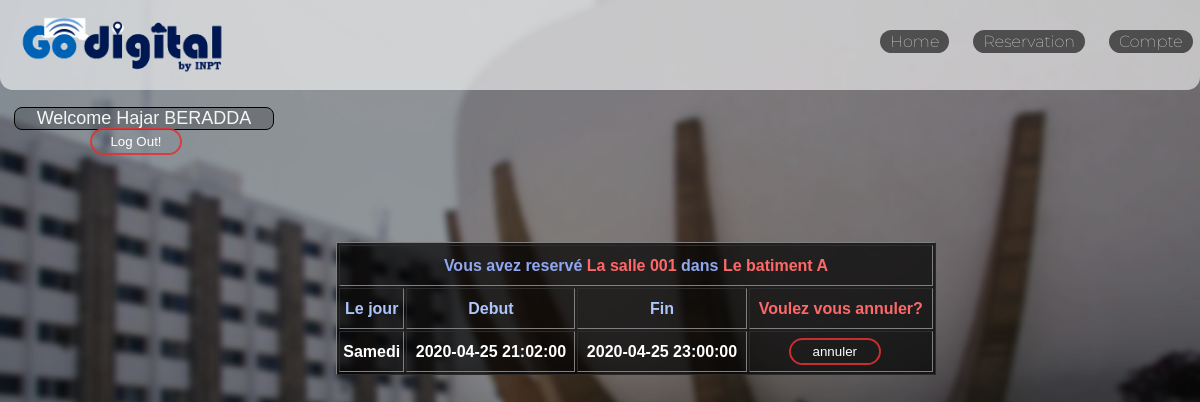
Page /reservation.php (signed in) on the earlier database version.
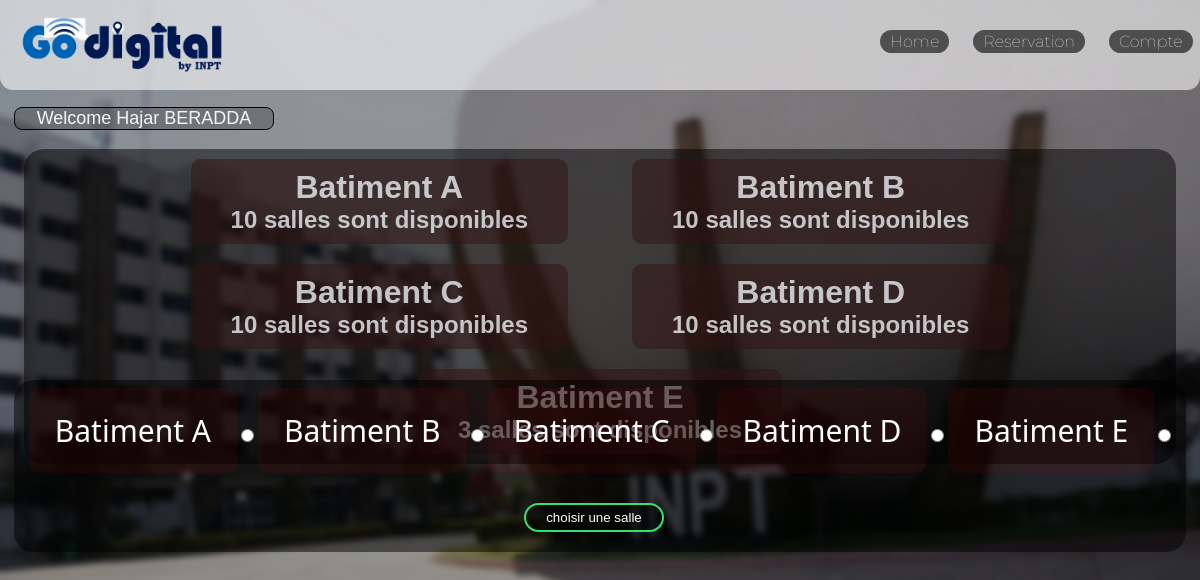
Same page on the later database version.
### tables this page shows
CREATE TABLE `prof` (
  `idProf` int(11) NOT NULL,
  `nom` varchar(30) NOT NULL,
  `prenom` varchar(30) NOT NULL,
  `email` varchar(50) NOT NULL,
  `password` varchar(40) NOT NULL,
  `gender` varchar(1) DEFAULT NULL
);

CREATE TABLE `affectation` (
  `idProf` int(20) NOT NULL,
  `idSalle` int(20) NOT NULL,
  `date` datetime NOT NULL,
  `date_fin` datetime NOT NULL,
  `Marge` int(11) DEFAULT NULL
);

CREATE TABLE `salle` (
  `id` int(11) NOT NULL,
  `nom` varchar(50) DEFAULT NULL,
  `idBatiment` int(11) DEFAULT NULL
);

CREATE TABLE `batiment` (
  `id` int(20) NOT NULL,
  `nom` varchar(20) DEFAULT NULL
);

### reservation.php (the view, shortened to what this page needs)
<?php
        if(isset($_SESSION['email']))
        {
?>
<?php
    include 'includes/dbconn.php';
?>
<!DOCTYPE html>
<html lang="en">
<head>
    <link rel="stylesheet" href="css/book.css">
    <link rel="stylesheet" href="css/welcom.css">
    <link rel="stylesheet" href="css/reservation.css">
</head>
<body>
<img src="img/Go.png" alt="" height="70" width="260" id="go">
<div class="headache">
<?php
    if($_SESSION['email']!="aljadd.mohammed@ine.inpt.ma"){
?>
        <ul  >
            <a href="home.php">Home</a>
            <a href="reservation.php">Reservation</a>
            <a href="password.php">Compte</a>
        </ul>
        <?php
    }
        ?>
        <div class="welcom">
        <?php
            if(isset($_SESSION['email'])){
                $user =$_SESSION['email'];
                $sql = "SELECT nom,prenom FROM `prof`where email='".$user."';";
                $result = mysqli_query($conn,$sql);
                $out = mysqli_num_rows($result);
                if($out>0){
                    while($row = mysqli_fetch_assoc($result)){
                        echo "Welcome ".$row['nom']." ".$row['prenom'];
                    }
                }
            }
            else{
                echo "Welcom,Please Sign Up";
            }
        ?>
</div>
    </div>
<?php
    $email = $_SESSION['email'];
    $sql = "select idProf from prof where email='".$email."';";
    $result= mysqli_query($conn,$sql);
    while($row=mysqli_fetch_assoc($result))
        {
            $Id = $row['idProf'];
        }
        $sql2 = "select idProf from affectation where idProf='".$Id."';";
        $result2= mysqli_query($conn,$sql2);
        $out2 = mysqli_num_rows($result2);
?>
<?php
    if($out2==0){
?>
<div class="all">
    <div class="bat">
        <h1>Batiment A</h1>
                <h2>
                    <?php
                        $sql = "SELECT count(nom) as num from salle where (id not in(select idSalle from affectation) or id in (select idSalle from affectation group by idSalle HAVING sum(Marge) <86400 )) and idBatiment=1;";
                        $result = mysqli_query($conn,$sql);
                        $out = mysqli_num_rows($result);
                        if($out > 0){
                            while($row = mysqli_fetch_assoc($result)){
                                echo $row['num']." salles sont disponibles";
                            }
                        }
                    ?>
                </h2>
    </div>
    <div class="bat">
        <h1>Batiment B</h1>
                <h2>
                <?php
                        $sql = "SELECT count(nom) as num from salle where (id not in(select idSalle from affectation) or id in (select idSalle from affectation group by idSalle HAVING sum(Marge) <86400 )) and idBatiment=2;";
                        $result = mysqli_query($conn,$sql);
                        $out = mysqli_num_rows($result);
                        if($out > 0){
                            while($row = mysqli_fetch_assoc($result)){
                                echo $row['num']." salles sont disponibles";
                            }
                        }
                    ?>
                </h2>
    </div>
    <div class="bat">
        <h1>Batiment C</h1>
        <h2>
        <?php
                        $sql = "SELECT count(nom) as num from salle where (id not in(select idSalle from affectation) or id in (select idSalle from affectation group by idSalle HAVING sum(Marge) <86400 )) and idBatiment=3;";
                        $result = mysqli_query($conn,$sql);
                        $out = mysqli_num_rows($result);
                        if($out > 0){
                            while($row = mysqli_fetch_assoc($result)){
                                echo $row['num']." salles sont disponibles";
                            }
                        }
                    ?>
        </h2>
    </div>
    <div class="bat" >
        <h1>Batiment D</h1>
        <h2>
        <?php
                        $sql = "SELECT count(nom) as num from salle where (id not in(select idSalle from affectation) or id in (select idSalle from affectation group by idSalle HAVING sum(Marge) <86400 )) and idBatiment=4;";
                        $result = mysqli_query($conn,$sql);
                        $out = mysqli_num_rows($result);
                        if($out > 0){
                            while($row = mysqli_fetch_assoc($result)){
                                echo $row['num']." salles sont disponibles";
                            }
                        }
                    ?>
        </h2>
    </div>
    <div class="bat">
        <h1>Batiment E</h1>
        <h2>
        <?php
                        $sql = "SELECT count(nom) as num from salle where (id not in(select idSalle from affectation) or id in (select idSalle from affectation group by idSalle HAVING sum(Marge) <86400 )) and idBatiment=5;";
                        $result = mysqli_query($conn,$sql);
                        $out = mysqli_num_rows($result);
                        if($out > 0){
                            while($row = mysqli_fetch_assoc($result)){
                                echo $row['num']." salles sont disponibles";
                            }
                        }
                    ?>
        </h2>
    </div>
</div>
<div class="forma">
        <form action="reservation.php"  method="POST">
            <label for="bata">Batiment A </label>
            <input type="radio"  name="bat" value="bata">
            <label for="batb">Batiment B</label>
            <input type="radio" name="bat"  value="batb">
            <label for="batc">Batiment C</label>
            <input type="radio"   name="bat" value="batc">
            <label for="batd">Batiment D</label>
            <input type="radio"   name="bat" value="batd">
            <label for="bate">Batiment E</label>
            <input type="radio"   name="bat" value="bate">
            <br>
            <input type="submit" name="submit" value="choisir une salle">
        </form>
</div>
<?php
    }
    else{
        $email = $_SESSION['email'];
        $sql4 = "SELECT salle.nom salle,batiment.nom batiment FROM salle,affectation,prof,batiment where affectation.idProf=prof.idProf and prof.email='".$email."' and salle.id=affectation.idSalle and salle.idBatiment=batiment.id;";
        $result4 = mysqli_query($conn,$sql4);
        while($row=mysqli_fetch_assoc($result4)){
            $salle= $row['salle'];
            $batiment = $row['batiment'];
    }
    $sql3 = "select date,date_fin,idSalle from affectation where idProf='".$Id."'";
    $result3 = mysqli_query($conn,$sql3);
    while($row=mysqli_fetch_assoc($result3)){
        $debut = $row['date'];
        $fin = $row['date_fin'];
?>
<?php
            if(isset($_SESSION['email']))
            {
            ?>
                <div class="lOogout">
                    <form action="logOut.php" method="post" >
                    <button name="logout" type="submit">Log Out!</button>
                    </form>
                </div>
    <?php
        }
    ?>
<?php
        $day =    date("l",strtotime($debut));
        switch($day){
            case "Saturday":
                $day='Samedi';
            break;
        }
?>
<div class="lastTabl">
    <table border="1" class="lastTable" align="center"  style="width:600px;line-height:39px;color:#fff;">
        <tr>
            <th colspan="4" style='color:rgb(144, 167, 241)'>Vous avez reservé
            <?php
            $salle = str_split($salle, 5);
            $batiment = explode('_', $batiment);
            echo '<span style="color:rgb(255, 104, 104)">La '.$salle[0].' '.$salle[1].'</span> dans <span style="color:rgb(255, 104, 104)">Le '.strtolower($batiment[0]).' '.$batiment[1].'</span>' ;
            ?> </th>
        </tr>
    <tr>
        <th  style='color:rgb(174, 197, 251)'>Le jour</th>
        <th  style='color:rgb(174, 197, 251)'>Debut</th>
        <th  style='color:rgb(174, 197, 251)'>Fin</th>
        <th  style='color:rgb(255, 104, 104)'>Voulez vous annuler?</th>
    </tr>
    <tr>
    <th> <?php echo $day;  ?> </th>
        <th> <?php echo $debut;  ?> </th>
        <th> <?php  echo $fin;  ?></th>
        <th>
        <button onClick="deleteMe()">annuler</button>
        </th>
    </tr>
    </table>
</div>
<?php
    }
?>
</body>
</html>
<?php
    }
?>
<?php
        }
        else{
            include 'login.php';
        }
?>

### css/book.css (style rules this page uses)
* { padding: 0; margin: 0; box-sizing: border-box; }
.headache { color: white; background-color: rgba(255, 255, 255, 0.582); margin-top: 0px; padding: 24px 4px; height: 90px; border: 0px solid; border-bottom-left-radius: 13px 13px; border-bottom-right-radius: 13px 13px; }
.headache ul { position: absolute; top: 32px; left: 40px; }
.headache a { text-decoration: none; color: #fff; font-family: Montserrat,sans-serif; font-weight: lighter; margin-right: 20px; padding: 2px 10px; border-radius: 48px; background-color: rgb(0,0,0,0.6); transition: 750ms; position: relative; left: 840px; }
#go { position: absolute; top: 10px; left: -8px; }
body { background-image: url(../img/image3.jpg); background-position: center; background-repeat: no-repeat; background-size: cover; background-attachment: fixed; height: 100%; overflow-x: hidden; overflow-y: hidden; }
.bat { color: rgba(241, 246, 250, 0.774); font-family: 'Gill Sans', 'Gill Sans MT', Calibri, 'Trebuchet MS', sans-serif; display: inline-block; padding: 10px 40px; background-color: rgba(51, 19, 19, 0.5); margin: 10px 30px; text-align: center; border-radius: 10px ; }
.all { position: absolute; top: 125px; text-align: center; background-color: rgb(0,0,0,0.5); margin: 24px 24px; border-radius: 20px ; }
.forma { position: relative; top: 240px; border-radius: 20px; color: white; background-color: rgb(0,0,0,0.5); text-align: center; margin: 50px 14px; }
.forma input[type="submit"] { border: 0; background: none; margin: 20px auto; text-align: center; border: 2px solid #3498db; padding: 5px 20px 5px 20px; text-align: center; width: 140px; outline: none; color: white; transition: 240ms; border-radius: 20px; border-color: rgb(50, 226, 108); margin-right: 12px; background-color: rgb(0,0,0,0.5); }
label[for="bata"],label[for="batb"],label[for="batc"],label[for="batd"],label[for="bate"] { margin-bottom: 10px; display: inline-block; padding-left: 26px; padding-top: 22px; padding-right: 26px; font-family: 'Segoe UI', Tahoma, Geneva, Verdana, sans-serif; font-size: 30px; background-color: rgba(255, 0, 0, 0.068); padding-bottom: 22px; margin-top: 8px; border-radius: 10px; }
.welcom { position: relative; left: 40px; }

### css/welcom.css (style rules this page uses)
.welcom { position: relative; top: 83px; left: 10px; font-family: 'Trebuchet MS', 'Lucida Sans Unicode', 'Lucida Grande', 'Lucida Sans', Arial, sans-serif; color: whitesmoke; font-size: 18px; border: 1px solid black; background-color: rgb(0,0,0,0.2); width: 260px; text-align: center; border-radius: 8px; }
button { border: 0; background: none; margin: 2.45px auto; text-align: center; border: 2px solid #3498db; padding: 4px 2px; width: 92px; outline: none; color: white; transition: 240ms; border-radius: 20px; border-color: rgba(226, 50, 50, 0.876); margin-right: 12px; }

### css/reservation.css (style rules this page uses)
.lastTabl { font-family: 'Lucida Sans', 'Lucida Sans Regular', 'Lucida Grande', 'Lucida Sans Unicode', Geneva, Verdana, sans-serif; background-color: rgba(0, 0, 0, 0.712); color: white; width: 600px; position: relative; top: 120px; left: 28%; }
.lOogout { position: relative; top: 36px; left: 90px; }

Differences in the rows shown:
removed affectation: idSalle.nom "salle", idSalle.nom "001", date "Samedi", date "2020-04-25 21:02:00", date_fin "2020-04-25 23:00:00"
no longer on this page (row unchanged): batiment: nom "batiment", nom "A"
Other differences:
form field bat: (not shown) → "☐"
form field submit: (not shown) → "choisir une salle"
text now shown: "Batiment A Batiment B Batiment C Batiment D Batiment E Batiment A Batiment B Batiment C Batiment D Batiment E"
new list line: "10 salles sont disponibles"
new list line: "3 salles sont disponibles"
